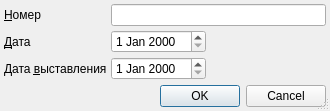
<?xml version="1.0" encoding="UTF-8"?>
<ui version="4.0">
 <class>AccountEditDialog</class>
 <widget class="QDialog" name="AccountEditDialog">
  <property name="windowModality">
   <enum>Qt::ApplicationModal</enum>
  </property>
  <property name="geometry">
   <rect>
    <x>0</x>
    <y>0</y>
    <width>330</width>
    <height>111</height>
   </rect>
  </property>
  <property name="windowTitle">
   <string>Счет</string>
  </property>
  <property name="sizeGripEnabled">
   <bool>true</bool>
  </property>
  <layout class="QGridLayout">
   <property name="margin">
    <number>4</number>
   </property>
   <property name="spacing">
    <number>4</number>
   </property>
   <item row="4" column="0" colspan="3">
    <widget class="QDialogButtonBox" name="buttonBox">
     <property name="orientation">
      <enum>Qt::Horizontal</enum>
     </property>
     <property name="standardButtons">
      <set>QDialogButtonBox::Cancel|QDialogButtonBox::Ok</set>
     </property>
    </widget>
   </item>
   <item row="1" column="1">
    <widget class="CDateEdit" name="edtDate"/>
   </item>
   <item row="1" column="2">
    <spacer>
     <property name="orientation">
      <enum>Qt::Horizontal</enum>
     </property>
     <property name="sizeHint" stdset="0">
      <size>
       <width>71</width>
       <height>20</height>
      </size>
     </property>
    </spacer>
   </item>
   <item row="1" column="0">
    <widget class="QLabel" name="lblDate">
     <property name="text">
      <string>&amp;Дата</string>
     </property>
     <property name="buddy">
      <cstring>edtDate</cstring>
     </property>
    </widget>
   </item>
   <item row="3" column="0">
    <spacer>
     <property name="orientation">
      <enum>Qt::Vertical</enum>
     </property>
     <property name="sizeHint" stdset="0">
      <size>
       <width>20</width>
       <height>40</height>
      </size>
     </property>
    </spacer>
   </item>
   <item row="0" column="1" colspan="2">
    <widget class="QLineEdit" name="edtNumber"/>
   </item>
   <item row="0" column="0">
    <widget class="QLabel" name="lblNumber">
     <property name="text">
      <string>&amp;Номер</string>
     </property>
     <property name="buddy">
      <cstring>edtNumber</cstring>
     </property>
    </widget>
   </item>
   <item row="2" column="0">
    <widget class="QLabel" name="label">
     <property name="text">
      <string>Дата &amp;выставления</string>
     </property>
     <property name="buddy">
      <cstring>edtExposeDate</cstring>
     </property>
    </widget>
   </item>
   <item row="2" column="2">
    <spacer>
     <property name="orientation">
      <enum>Qt::Horizontal</enum>
     </property>
     <property name="sizeHint" stdset="0">
      <size>
       <width>40</width>
       <height>20</height>
      </size>
     </property>
    </spacer>
   </item>
   <item row="2" column="1">
    <widget class="CDateEdit" name="edtExposeDate"/>
   </item>
  </layout>
 </widget>
 <customwidgets>
  <customwidget>
   <class>CDateEdit</class>
   <extends>QDateEdit</extends>
   <header>library/DateEdit.h</header>
  </customwidget>
 </customwidgets>
 <tabstops>
  <tabstop>edtNumber</tabstop>
  <tabstop>edtDate</tabstop>
  <tabstop>edtExposeDate</tabstop>
  <tabstop>buttonBox</tabstop>
 </tabstops>
 <resources/>
 <connections>
  <connection>
   <sender>buttonBox</sender>
   <signal>accepted()</signal>
   <receiver>AccountEditDialog</receiver>
   <slot>accept()</slot>
   <hints>
    <hint type="sourcelabel">
     <x>231</x>
     <y>145</y>
    </hint>
    <hint type="destinationlabel">
     <x>153</x>
     <y>172</y>
    </hint>
   </hints>
  </connection>
  <connection>
   <sender>buttonBox</sender>
   <signal>rejected()</signal>
   <receiver>AccountEditDialog</receiver>
   <slot>reject()</slot>
   <hints>
    <hint type="sourcelabel">
     <x>244</x>
     <y>145</y>
    </hint>
    <hint type="destinationlabel">
     <x>244</x>
     <y>172</y>
    </hint>
   </hints>
  </connection>
 </connections>
</ui>
